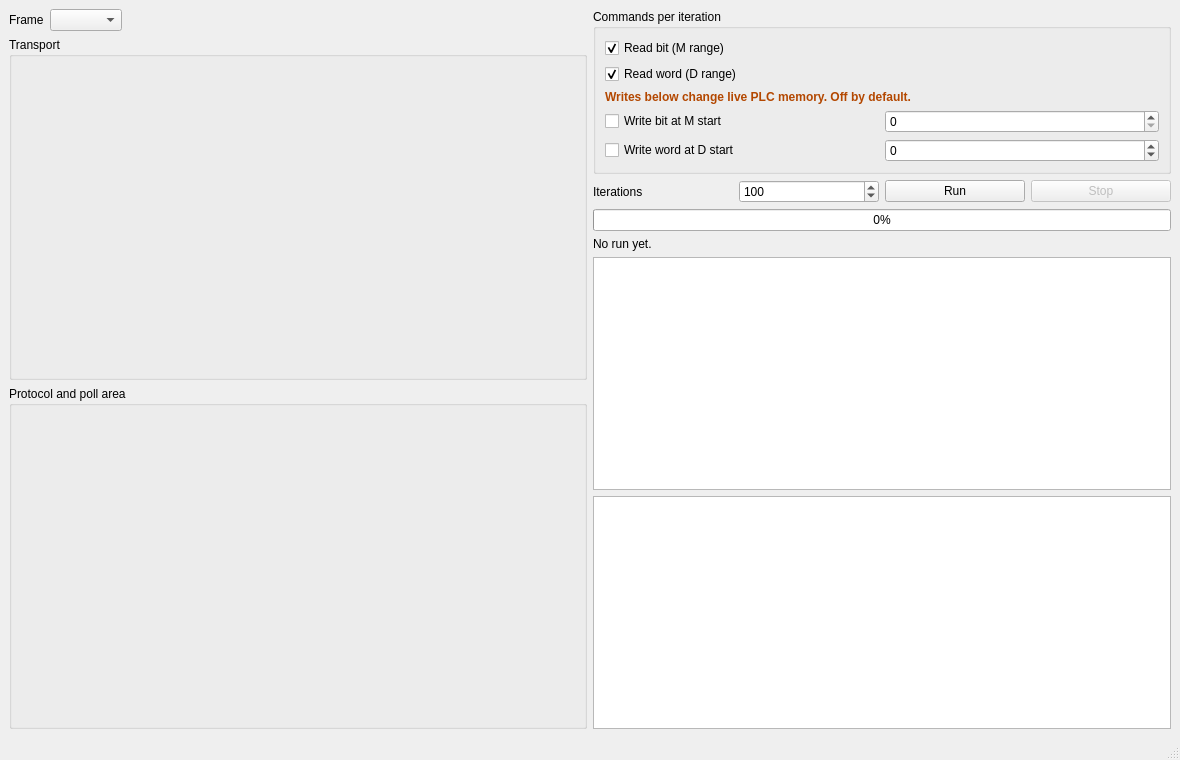
<?xml version="1.0" encoding="UTF-8"?>
<ui version="4.0">
 <class>MainWindow</class>
 <widget class="QMainWindow" name="MainWindow">
  <property name="geometry">
   <rect>
    <x>0</x>
    <y>0</y>
    <width>1180</width>
    <height>760</height>
   </rect>
  </property>
  <property name="windowTitle">
   <string>MC Protocol Bench</string>
  </property>
  <widget class="QWidget" name="centralwidget">
   <layout class="QHBoxLayout" name="rootLayout">
    <item>
     <layout class="QVBoxLayout" name="leftColumn">
      <item>
       <layout class="QHBoxLayout" name="frameRow">
        <item>
         <widget class="QLabel" name="lbl_frame">
          <property name="text">
           <string>Frame</string>
          </property>
         </widget>
        </item>
        <item>
         <widget class="QComboBox" name="cbx_frame"/>
        </item>
        <item>
         <spacer name="frameSpacer">
          <property name="orientation">
           <enum>Qt::Orientation::Horizontal</enum>
          </property>
          <property name="sizeHint" stdset="0">
           <size>
            <width>0</width>
            <height>0</height>
           </size>
          </property>
         </spacer>
        </item>
       </layout>
      </item>
      <item>
       <widget class="QGroupBox" name="grp_transport">
        <property name="title">
         <string>Transport</string>
        </property>
        <layout class="QVBoxLayout" name="transportLayout"/>
       </widget>
      </item>
      <item>
       <widget class="QGroupBox" name="grp_protocol">
        <property name="title">
         <string>Protocol and poll area</string>
        </property>
        <layout class="QVBoxLayout" name="protocolLayout"/>
       </widget>
      </item>
     </layout>
    </item>
    <item>
     <layout class="QVBoxLayout" name="rightColumn">
      <item>
       <widget class="QGroupBox" name="grp_commands">
        <property name="title">
         <string>Commands per iteration</string>
        </property>
        <layout class="QVBoxLayout" name="commandsLayout">
         <item>
          <widget class="QCheckBox" name="chk_read_bit">
           <property name="text">
            <string>Read bit (M range)</string>
           </property>
           <property name="checked">
            <bool>true</bool>
           </property>
          </widget>
         </item>
         <item>
          <widget class="QCheckBox" name="chk_read_word">
           <property name="text">
            <string>Read word (D range)</string>
           </property>
           <property name="checked">
            <bool>true</bool>
           </property>
          </widget>
         </item>
         <item>
          <widget class="QLabel" name="lbl_write_warning">
           <property name="text">
            <string>Writes below change live PLC memory. Off by default.</string>
           </property>
           <property name="wordWrap">
            <bool>true</bool>
           </property>
           <property name="styleSheet">
            <string notr="true">color: #b34700; font-weight: bold;</string>
           </property>
          </widget>
         </item>
         <item>
          <layout class="QHBoxLayout" name="writeBitRow">
           <item>
            <widget class="QCheckBox" name="chk_write_bit">
             <property name="text">
              <string>Write bit at M start</string>
             </property>
            </widget>
           </item>
           <item>
            <widget class="QSpinBox" name="spb_write_bit_value">
             <property name="maximum">
              <number>1</number>
             </property>
            </widget>
           </item>
          </layout>
         </item>
         <item>
          <layout class="QHBoxLayout" name="writeWordRow">
           <item>
            <widget class="QCheckBox" name="chk_write_word">
             <property name="text">
              <string>Write word at D start</string>
             </property>
            </widget>
           </item>
           <item>
            <widget class="QSpinBox" name="spb_write_word_value">
             <property name="minimum">
              <number>-32768</number>
             </property>
             <property name="maximum">
              <number>32767</number>
             </property>
            </widget>
           </item>
          </layout>
         </item>
        </layout>
       </widget>
      </item>
      <item>
       <layout class="QHBoxLayout" name="runRow">
        <item>
         <widget class="QLabel" name="lbl_iterations">
          <property name="text">
           <string>Iterations</string>
          </property>
         </widget>
        </item>
        <item>
         <widget class="QSpinBox" name="spb_iterations">
          <property name="minimum">
           <number>1</number>
          </property>
          <property name="maximum">
           <number>1000000</number>
          </property>
          <property name="value">
           <number>100</number>
          </property>
         </widget>
        </item>
        <item>
         <widget class="QPushButton" name="btn_run">
          <property name="text">
           <string>Run</string>
          </property>
         </widget>
        </item>
        <item>
         <widget class="QPushButton" name="btn_stop">
          <property name="text">
           <string>Stop</string>
          </property>
          <property name="enabled">
           <bool>false</bool>
          </property>
         </widget>
        </item>
       </layout>
      </item>
      <item>
       <widget class="QProgressBar" name="progress">
        <property name="value">
         <number>0</number>
        </property>
       </widget>
      </item>
      <item>
       <widget class="QLabel" name="lbl_summary">
        <property name="text">
         <string>No run yet.</string>
        </property>
        <property name="wordWrap">
         <bool>true</bool>
        </property>
       </widget>
      </item>
      <item>
       <widget class="QTableWidget" name="tbl_results"/>
      </item>
      <item>
       <widget class="QPlainTextEdit" name="txt_log">
        <property name="readOnly">
         <bool>true</bool>
        </property>
        <property name="maximumBlockCount">
         <number>2000</number>
        </property>
       </widget>
      </item>
     </layout>
    </item>
   </layout>
  </widget>
  <widget class="QStatusBar" name="statusbar"/>
 </widget>
 <resources/>
 <connections/>
</ui>
